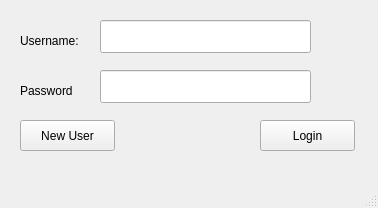
<?xml version="1.0" encoding="UTF-8"?>
<ui version="4.0">
 <class>FirstRunWindow</class>
 <widget class="QMainWindow" name="FirstRunWindow">
  <property name="geometry">
   <rect>
    <x>0</x>
    <y>0</y>
    <width>378</width>
    <height>208</height>
   </rect>
  </property>
  <property name="windowTitle">
   <string>Welcome to CatMail</string>
  </property>
  <widget class="QWidget" name="centralwidget">
   <widget class="QPushButton" name="newUserBtn">
    <property name="geometry">
     <rect>
      <x>20</x>
      <y>120</y>
      <width>95</width>
      <height>31</height>
     </rect>
    </property>
    <property name="text">
     <string>New User</string>
    </property>
   </widget>
   <widget class="QPushButton" name="loginBtn">
    <property name="geometry">
     <rect>
      <x>260</x>
      <y>120</y>
      <width>95</width>
      <height>31</height>
     </rect>
    </property>
    <property name="text">
     <string>Login</string>
    </property>
   </widget>
   <widget class="QLineEdit" name="usernameInpt">
    <property name="geometry">
     <rect>
      <x>100</x>
      <y>20</y>
      <width>211</width>
      <height>33</height>
     </rect>
    </property>
   </widget>
   <widget class="QLineEdit" name="passwordInpt">
    <property name="geometry">
     <rect>
      <x>100</x>
      <y>70</y>
      <width>211</width>
      <height>33</height>
     </rect>
    </property>
    <property name="echoMode">
     <enum>QLineEdit::Password</enum>
    </property>
   </widget>
   <widget class="QLabel" name="usernameLbl">
    <property name="geometry">
     <rect>
      <x>20</x>
      <y>30</y>
      <width>67</width>
      <height>21</height>
     </rect>
    </property>
    <property name="text">
     <string>Username:</string>
    </property>
   </widget>
   <widget class="QLabel" name="passwordLbl">
    <property name="geometry">
     <rect>
      <x>20</x>
      <y>80</y>
      <width>67</width>
      <height>21</height>
     </rect>
    </property>
    <property name="text">
     <string>Password</string>
    </property>
   </widget>
  </widget>
  <widget class="QMenuBar" name="menubar">
   <property name="geometry">
    <rect>
     <x>0</x>
     <y>0</y>
     <width>378</width>
     <height>27</height>
    </rect>
   </property>
  </widget>
  <widget class="QStatusBar" name="statusbar"/>
 </widget>
 <resources/>
 <connections/>
</ui>
